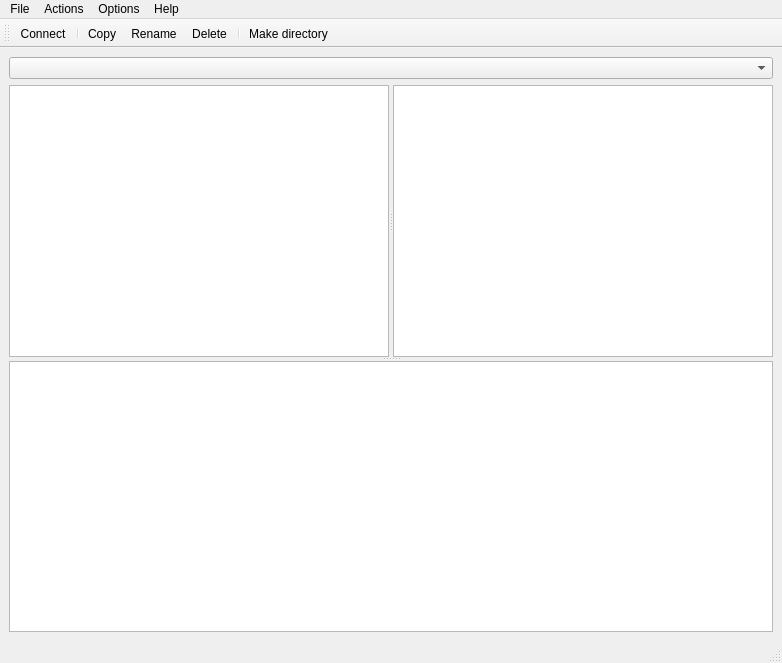
<?xml version="1.0" encoding="UTF-8"?>
<ui version="4.0">
 <class>MainWindow</class>
 <widget class="QMainWindow" name="MainWindow">
  <property name="geometry">
   <rect>
    <x>0</x>
    <y>0</y>
    <width>782</width>
    <height>663</height>
   </rect>
  </property>
  <property name="focusPolicy">
   <enum>Qt::NoFocus</enum>
  </property>
  <property name="contextMenuPolicy">
   <enum>Qt::DefaultContextMenu</enum>
  </property>
  <property name="windowTitle">
   <string>FTP-client</string>
  </property>
  <property name="windowIcon">
   <iconset resource="../Icons.qrc">
    <normaloff>:/Window/images/icon.ico</normaloff>:/Window/images/icon.ico</iconset>
  </property>
  <widget class="QWidget" name="centralwidget">
   <layout class="QGridLayout" name="gridLayout_2">
    <item row="0" column="0">
     <widget class="QComboBox" name="globalEntities">
      <property name="minimumSize">
       <size>
        <width>764</width>
        <height>0</height>
       </size>
      </property>
     </widget>
    </item>
    <item row="1" column="0">
     <widget class="QSplitter" name="verticalSplitter">
      <property name="enabled">
       <bool>true</bool>
      </property>
      <property name="sizePolicy">
       <sizepolicy hsizetype="Preferred" vsizetype="Preferred">
        <horstretch>0</horstretch>
        <verstretch>0</verstretch>
       </sizepolicy>
      </property>
      <property name="orientation">
       <enum>Qt::Vertical</enum>
      </property>
      <widget class="QSplitter" name="horizontalSplitter">
       <property name="orientation">
        <enum>Qt::Horizontal</enum>
       </property>
       <widget class="QListWidget" name="localFiles">
        <property name="editTriggers">
         <set>QAbstractItemView::SelectedClicked</set>
        </property>
        <property name="selectionMode">
         <enum>QAbstractItemView::ExtendedSelection</enum>
        </property>
       </widget>
       <widget class="QListWidget" name="remoteFiles">
        <property name="editTriggers">
         <set>QAbstractItemView::SelectedClicked</set>
        </property>
        <property name="selectionMode">
         <enum>QAbstractItemView::ExtendedSelection</enum>
        </property>
       </widget>
      </widget>
      <widget class="QTextBrowser" name="logs"/>
     </widget>
    </item>
   </layout>
  </widget>
  <widget class="QMenuBar" name="mainMenu">
   <property name="geometry">
    <rect>
     <x>0</x>
     <y>0</y>
     <width>782</width>
     <height>21</height>
    </rect>
   </property>
   <widget class="QMenu" name="menuFile">
    <property name="title">
     <string>File</string>
    </property>
    <addaction name="actionConnect"/>
    <addaction name="separator"/>
    <addaction name="actionExit"/>
   </widget>
   <widget class="QMenu" name="menuOptions">
    <property name="title">
     <string>Options</string>
    </property>
    <addaction name="actionConnectionSettings"/>
   </widget>
   <widget class="QMenu" name="menuHelp">
    <property name="title">
     <string>Help</string>
    </property>
    <addaction name="actionManual"/>
    <addaction name="separator"/>
    <addaction name="actionAboutProgram"/>
   </widget>
   <widget class="QMenu" name="menuActions">
    <property name="title">
     <string>Actions</string>
    </property>
    <addaction name="actionCopy"/>
    <addaction name="actionRename"/>
    <addaction name="actionDelete"/>
    <addaction name="separator"/>
    <addaction name="actionMakeDirectory"/>
   </widget>
   <addaction name="menuFile"/>
   <addaction name="menuActions"/>
   <addaction name="menuOptions"/>
   <addaction name="menuHelp"/>
  </widget>
  <widget class="QStatusBar" name="statusbar"/>
  <widget class="QToolBar" name="toolBar">
   <property name="windowTitle">
    <string>toolBar</string>
   </property>
   <attribute name="toolBarArea">
    <enum>TopToolBarArea</enum>
   </attribute>
   <attribute name="toolBarBreak">
    <bool>false</bool>
   </attribute>
   <addaction name="actionConnect"/>
   <addaction name="separator"/>
   <addaction name="actionCopy"/>
   <addaction name="actionRename"/>
   <addaction name="actionDelete"/>
   <addaction name="separator"/>
   <addaction name="actionMakeDirectory"/>
  </widget>
  <action name="actionConnect">
   <property name="icon">
    <iconset resource="../Icons.qrc">
     <normaloff>:/Menu&amp;Toolbar/images/connect.ico</normaloff>:/Menu&amp;Toolbar/images/connect.ico</iconset>
   </property>
   <property name="text">
    <string>Connect</string>
   </property>
  </action>
  <action name="actionExit">
   <property name="icon">
    <iconset resource="../Icons.qrc">
     <normaloff>:/Menu&amp;Toolbar/images/exit.ico</normaloff>:/Menu&amp;Toolbar/images/exit.ico</iconset>
   </property>
   <property name="text">
    <string>Exit</string>
   </property>
  </action>
  <action name="actionConnectionSettings">
   <property name="icon">
    <iconset resource="../Icons.qrc">
     <normaloff>:/Menu&amp;Toolbar/images/settings.ico</normaloff>:/Menu&amp;Toolbar/images/settings.ico</iconset>
   </property>
   <property name="text">
    <string>Connection settings</string>
   </property>
  </action>
  <action name="actionManual">
   <property name="icon">
    <iconset resource="../Icons.qrc">
     <normaloff>:/Menu&amp;Toolbar/images/manual.ico</normaloff>:/Menu&amp;Toolbar/images/manual.ico</iconset>
   </property>
   <property name="text">
    <string>Manual</string>
   </property>
  </action>
  <action name="actionAboutProgram">
   <property name="icon">
    <iconset resource="../Icons.qrc">
     <normaloff>:/Menu&amp;Toolbar/images/about_program.ico</normaloff>:/Menu&amp;Toolbar/images/about_program.ico</iconset>
   </property>
   <property name="text">
    <string>About program</string>
   </property>
  </action>
  <action name="actionCopy">
   <property name="icon">
    <iconset resource="../Icons.qrc">
     <normaloff>:/Menu&amp;Toolbar/images/copy.ico</normaloff>:/Menu&amp;Toolbar/images/copy.ico</iconset>
   </property>
   <property name="text">
    <string>Copy</string>
   </property>
   <property name="toolTip">
    <string>Copy files (F5)</string>
   </property>
   <property name="shortcut">
    <string>F5</string>
   </property>
  </action>
  <action name="actionRename">
   <property name="icon">
    <iconset resource="../Icons.qrc">
     <normaloff>:/Menu&amp;Toolbar/images/rename.ico</normaloff>:/Menu&amp;Toolbar/images/rename.ico</iconset>
   </property>
   <property name="text">
    <string>Rename</string>
   </property>
   <property name="toolTip">
    <string>Rename file (F2)</string>
   </property>
   <property name="shortcut">
    <string>F2</string>
   </property>
  </action>
  <action name="actionDelete">
   <property name="icon">
    <iconset resource="../Icons.qrc">
     <normaloff>:/Menu&amp;Toolbar/images/delete.ico</normaloff>:/Menu&amp;Toolbar/images/delete.ico</iconset>
   </property>
   <property name="text">
    <string>Delete</string>
   </property>
   <property name="toolTip">
    <string>Delete files (Del)</string>
   </property>
   <property name="shortcut">
    <string>Del</string>
   </property>
  </action>
  <action name="actionMakeDirectory">
   <property name="icon">
    <iconset resource="../Icons.qrc">
     <normaloff>:/Menu&amp;Toolbar/images/make_directory.ico</normaloff>:/Menu&amp;Toolbar/images/make_directory.ico</iconset>
   </property>
   <property name="text">
    <string>Make directory</string>
   </property>
   <property name="toolTip">
    <string>Make directory (F7)</string>
   </property>
   <property name="shortcut">
    <string>F7</string>
   </property>
  </action>
 </widget>
 <resources>
  <include location="../Icons.qrc"/>
 </resources>
 <connections>
  <connection>
   <sender>actionExit</sender>
   <signal>triggered()</signal>
   <receiver>MainWindow</receiver>
   <slot>close()</slot>
   <hints>
    <hint type="sourcelabel">
     <x>-1</x>
     <y>-1</y>
    </hint>
    <hint type="destinationlabel">
     <x>399</x>
     <y>299</y>
    </hint>
   </hints>
  </connection>
 </connections>
</ui>
